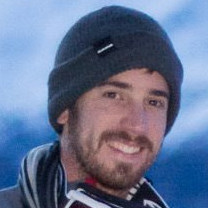
#> input picture images/stefan.jpg, 208 x 208 px
$ jupyter execute --allow-errors rotation_solution.ipynb   (shell and % lines are left out)
#> lines starting #> are read from the running program, lines starting #| are printed output that depends on the picture
### A problematic approach

[cell 1]
from __future__ import division, print_function

import matplotlib.pyplot as plt

from skimage import color
image = color.rgb2gray(plt.imread('../images/stefan.jpg'))
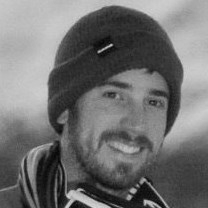
#> image: shape (208, 208) float64; min 0.0065, max 0.862, mean 0.443

import numpy as np

[cell 2]
def rotate(image, theta):
#> called with theta = 40
    theta = np.deg2rad(theta)

    height, width = image.shape[:2]
#> height = 208; width = 208
    out = np.zeros_like(image)

    centre_x, centre_y = width / 2., height / 2.
#> centre_x = 104; centre_y = 104

    for x in range(width):
        for y in range(height):

            x_c = x - centre_x
            y_c = y - centre_y

            # Determine polar coordinate of pixel
            radius = np.sqrt(x_c**2 + y_c**2)
            angle = np.arctan2(y_c, x_c)

            new_angle = angle + theta

            new_x = radius * np.cos(new_angle)
            new_y = radius * np.sin(new_angle)

            new_x = new_x + centre_x
            new_y = new_y + centre_y

            if (new_x >= width) or (new_x < 0) or\
               (new_y >= height) or (new_y < 0):
                    continue
            else:
                out[new_y, new_x] = image[y, x]
#> out: shape (208, 208) float64; every value is 0

    return out

#> (the rest of this cell did not finish here and is left out)

## And while we can attempt to fix the problem

...this is not the "right" approach

#> (a cell that did not finish here is left out)

# Correct solution, using interpolation

[cell 4]
def interp(x, y, vals):
    """Bilinear interpolation.

    Parameters
    ----------
    x, y : float
        Position of required value inside a 1x1 pixel.
    vals : list of 4 floats
        Values on the four corners of the pixels, in order
        top left, top right, bottom left, bottom right.

    Returns
    -------
    v : float
        Interpolated value at position ``(x, y)``.

    """
    top_left, top_right, bottom_left, bottom_right = vals

    top_middle = (1 - x) * top_left + x * top_right
    bottom_middle = (1 - x) * bottom_left + x * bottom_right

    return (1 - y) * top_middle + y * bottom_middle


def rotate(image, theta):
#> called with theta = 40
    theta = np.deg2rad(theta)

    height, width = image.shape[:2]
#> height = 208; width = 208
    out = np.zeros_like(image)

    centre_x, centre_y = width / 2., height / 2.
#> centre_x = 104; centre_y = 104

    for x in range(width):
        for y in range(height):

            x_c = x - centre_x
            y_c = y - centre_y

            # Determine polar coordinate of pixel
            radius = np.sqrt(x_c**2 + y_c**2)
            angle = np.arctan2(y_c, x_c)

            new_angle = angle - theta

            old_x = radius * np.cos(new_angle)
            old_y = radius * np.sin(new_angle)

            old_x = old_x + centre_x
            old_y = old_y + centre_y

            if (old_x >= width - 1) or (old_x < 1) or\
               (old_y >= height - 1) or (old_y < 1):
                    continue
            else:
                xx = np.floor(old_x)
                yy = np.floor(old_y)

                out[y, x] = interp(old_x - xx, old_y - yy,
                                   [image[yy, xx], image[yy, xx + 1],
                                    image[yy + 1, xx], image[yy + 1, xx + 1]])

    return out

#> (the rest of this cell did not finish here and is left out)


$ run again, with images/balloon.jpg copied over images/stefan.jpg
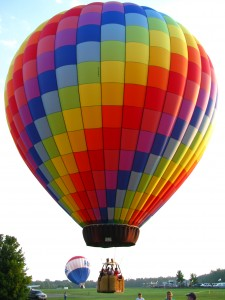
#> input picture images/balloon.jpg, 225 x 300 px
#> `image = color.rgb2gray(plt.imread('../images/stefan.jpg'))`:
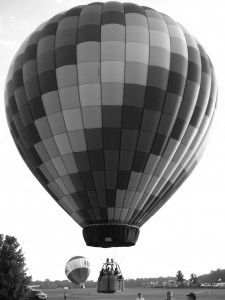
#> image: shape (300, 225) float64; min 0.0331, max 1, mean 0.572

$ run again, with images/forest.jpg copied over images/stefan.jpg
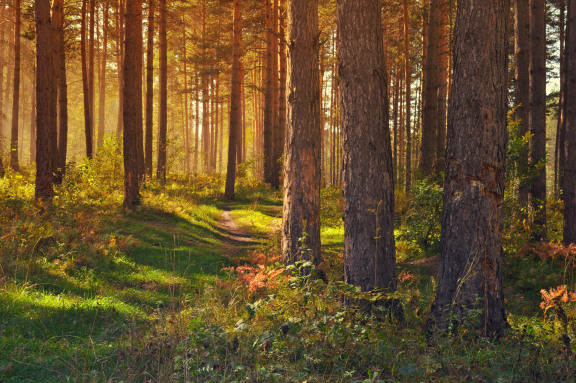
#> input picture images/forest.jpg, 576 x 383 px
#> `image = color.rgb2gray(plt.imread('../images/stefan.jpg'))`:
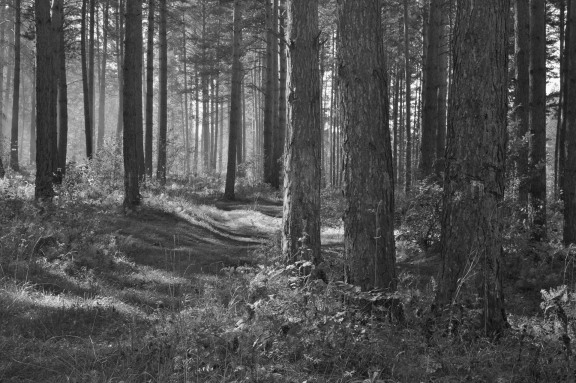
#> image: shape (383, 576) float64; min 0.0213, max 0.992, mean 0.319

$ run again, with images/greenscreen.jpg copied over images/stefan.jpg
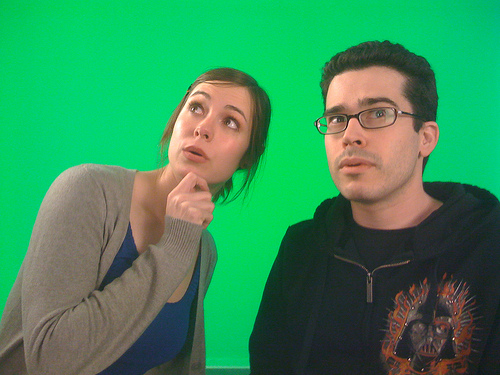
#> input picture images/greenscreen.jpg, 500 x 375 px
#> `image = color.rgb2gray(plt.imread('../images/stefan.jpg'))`:
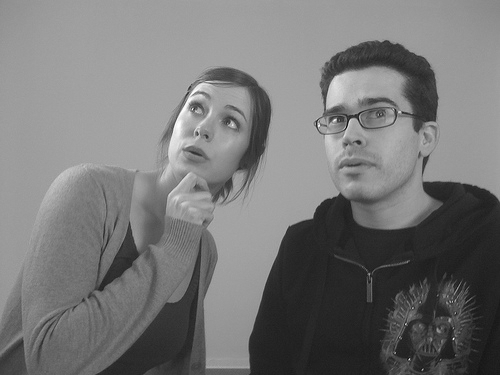
#> image: shape (375, 500) float64; min 0.0307, max 0.996, mean 0.466
